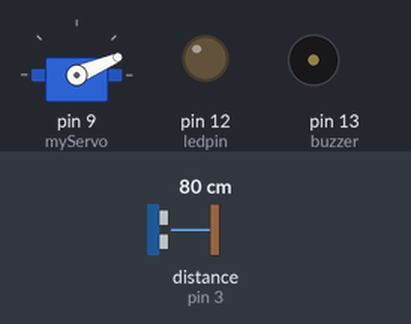
Simulated run of this sketch. Board: Arduino Uno, built with avr-gcc and run on an emulated ATmega328P. Parts: servo, output pins drawn as LEDs (lit = HIGH), buzzer (waves = sounding, pin HIGH). Wiring (inferred from the names in the program): ultrasonic range finder: trigger pin 2; echo pin 3. The test bench sets the inputs (shaded band); at power-on: distance to the obstacle (sensor on pin 3) 80 cm. The echo pulse lasts 58.3 µs per cm; pins used as bus, display or sensor lines are not drawn; what the sketch prints to the serial monitor is not drawn.

Above: at 1.28 s.
1.3 s: distance to the obstacle (sensor on pin 3) set to 2 cm
At 2.15 s:
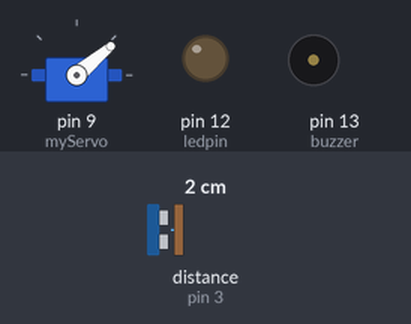
4.3 s: distance to the obstacle (sensor on pin 3) set to 60 cm
At 4.45 s:
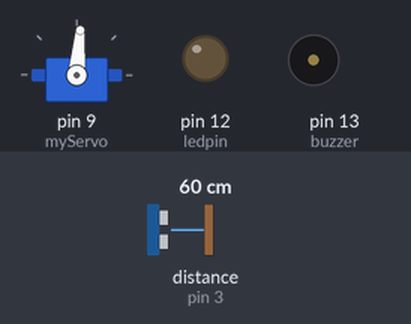
10.3 s: distance to the obstacle (sensor on pin 3) set to 250 cm
At 10.38 s:
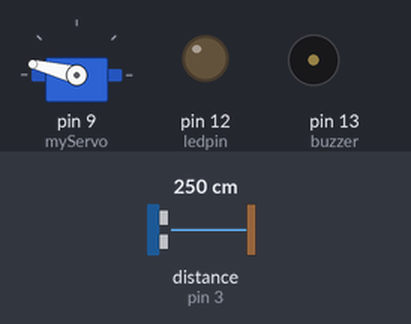
Timing chart, 0 to 19.3 s (numbered marks = the images above; inputs shaded):
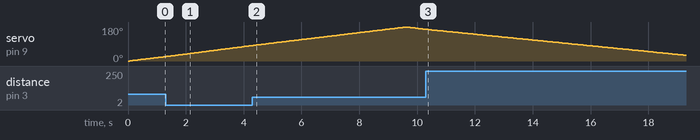

The sketch:

sonar_project.ino
```cpp
/*Ultrasonic radar system.
  *Upload the following code first.
  *Serial monitor readings.
  *created by indian wings rc.
  *Read the code below and use it for any of your creations.
*/
#include <Servo.h>//include library
Servo myServo;//create object your own name
int dis;
int ledpin=12;
int buzzer=13;
void setup() {
  pinMode(2, OUTPUT);//define arduino pin
  pinMode(3, INPUT);//define arduino pin
  Serial.begin(9600);//enable serial monitor
  myServo.attach(9);//servo connect pin
  pinMode(ledpin,OUTPUT);
  pinMode(buzzer,OUTPUT);
}
void loop() {
  for (int x = 0; x <= 180; x++) { //servo turn left
    myServo.write(x);//rotete servo
    dis=distance();
    Serial.print(x);//print servo angle
    Serial.print(",");
    Serial.print(dis);//print ultrasonic readings
    Serial.print(".");
    delay(50);
  }
  for (int y = 179; y > 0; y--) {//servo turn right
    myServo.write(y);//rotete servo
    dis=distance();
    Serial.print(y);////print servo angle
    Serial.print(",");
    Serial.print(dis);//print ultrasonic readings
    Serial.print(".");
    delay(50);
  }
  if (dis<30){
    digitalWrite(ledpin,HIGH);
    digitalWrite(buzzer,HIGH);
  }
  else if(dis>10){
    digitalWrite(ledpin,LOW);
    digitalWrite(buzzer,LOW);
  }
}
//ultrasonic sensor code
int distance() {
  digitalWrite(2, LOW);
  delayMicroseconds(4);
  digitalWrite(2, HIGH);
  delayMicroseconds(10);
  digitalWrite(2, LOW);


  int t = pulseIn(3, HIGH);
  int cm = t / 29 / 2; //time convert distance
  return cm;//return value


}
```
